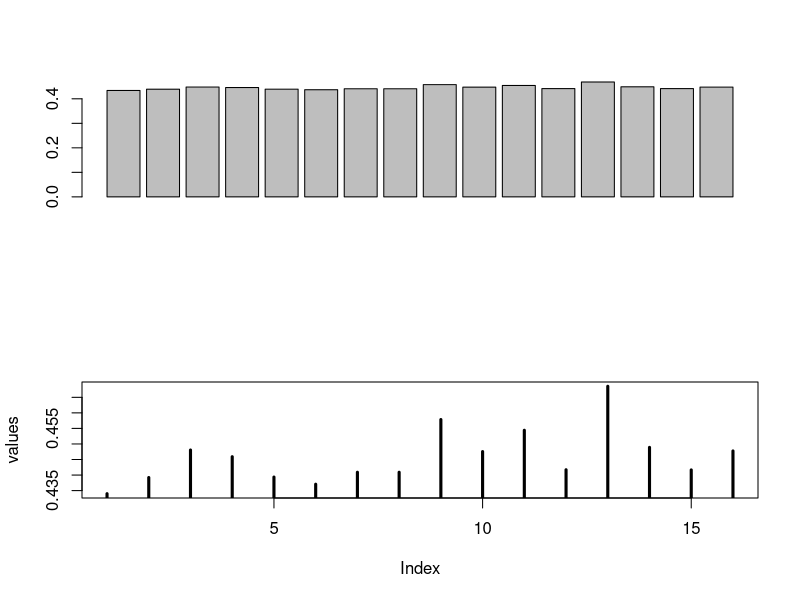
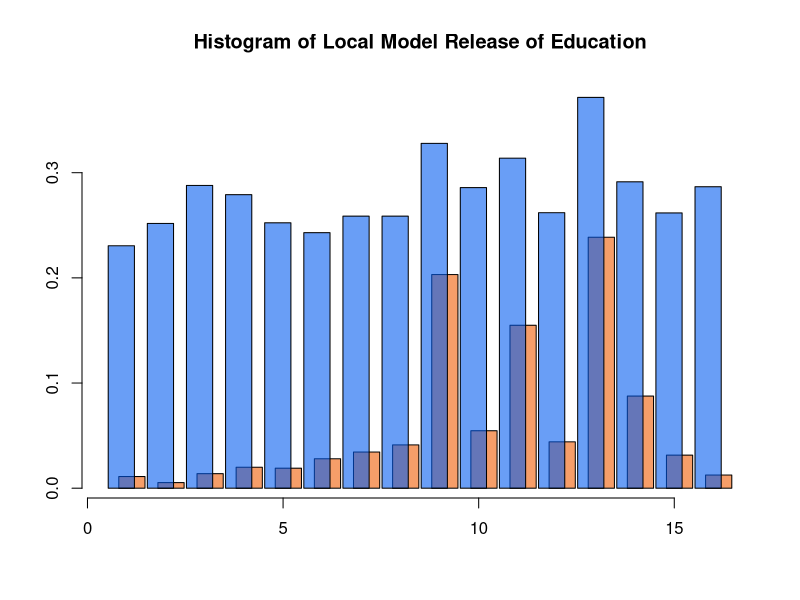

Write the R code that produced these figures, in order. (Note: this script raises an error after producing the figures.)
##
##  localRelease.r
##
##  demonstrate local model of differential privacy
##
##  jH 2019.3.29
##

rm(list=ls())		# Remove any objects in memory
set.seed(123)

#### Release Functions ####

localRelease <- function(x, values=c(-1,1), epsilon){
	draw <- runif(n=1, min=0, max=1)
	cutoff <- 1/(1+exp(epsilon))
	if(draw<cutoff){
		return(values[!values%in%x])		
	}else{
		return(x)
	}
}


correction <- function(release, epsilon){
	inflation <- (exp(epsilon) + 1)/(exp(epsilon) - 1)
	expectation <- mean(release * inflation)
	return(expectation)
}


correction01 <- function(release, epsilon, sensitivity=1){
	inflation <- (exp(epsilon/sensitivity) + 1)/(exp(epsilon/sensitivity) - 1)
	release.trans <- (release-0.5)*2
	expectation <- release.trans * inflation
	expectation.trans <- expectation/2 + 0.5
	return(expectation.trans)
}



# Random draw from Laplace distribution
#
# mu numeric, center of the distribution
# b numeric, spread
# size integer, number of draws
# 
# return Random draws from Laplace distribution
# example:
# 
# rlap(size=1000)

rlap = function(mu=0, b=1, size=1) {
    p <- runif(size) - 0.5
    draws <- mu - b * sgn(p) * log(1 - 2 * abs(p))
    return(draws)
}

# Sign function
# 
# Function to determine what the sign of the passed values should be.
#
# x numeric, value or vector or values
# return The sign of passed values
# example:
#
# sgn(rnorm(10))

sgn <- function(x) {
    return(ifelse(x < 0, -1, 1))
}

## Bound/Censor/Clip a variable to a range
clip <- function(x, lower, upper){
	x.clipped <- x
	x.clipped[x.clipped<lower] <- lower
	x.clipped[x.clipped>upper] <- upper
	return(x.clipped)	
}

## Sample with replacement from a vector
bootstrap <- function(x, y=NULL, n){
	index <- sample(x=1:length(x), size=n, replace=TRUE) 

	if(is.null(y)){
		return(x[index])
	}else{
		return(list(x=x[index], y=y[index]))
	}
}



library("foreign")
PUMSdata <- read.csv(file="../../data/FultonPUMS5full.csv")   

data <- PUMSdata$educ    		# variable for means



## Differentially private histogram for integers
localHistogramRelease <- function(x, lower, upper, nbins=0, epsilon){
	n <- length(x)
	if(nbins==0){
		lower <- floor(lower)
		upper <- ceiling(upper)
		bins <- lower:upper   
        nbins <- length(bins)
    }

    x.clipped <- clip(x=x, lower=lower, upper=upper)

	sensitivity <- 2
	scale <- sensitivity / epsilon

	sensitiveValue <- DPrelease <- rep(NA,nbins)
	for(i in 1:length(bins)){
		sensitiveValue[i] <- sum(x.clipped==bins[i])
		DPrelease[i] <- localRelease(sensitiveValue[i], values=c(0,1), epsilon=epsilon/2)
	}


	return(list(release=DPrelease, true=sensitiveValue, codebook=bins))
}

nboot <- 20000
data1 <- bootstrap(data, n=nboot)






truefrac <- function(x, lower, upper){
	fractions <- hist(x, breaks=(lower:(upper+1)-0.5), plot=FALSE)$density
	return(fractions)
}

out1 <- matrix(NA, nrow=nboot, ncol=16)
for(i in 1:nboot){
	out1[i,] <- localHistogramRelease(x=data1[i], lower=1, upper=16, epsilon=0.5)$release
}


values <- apply(out1,2,mean)


par(mfcol=c(2,1))

barplot(values)
plot(values, type="h", lwd=3)





showHistLocal <- function(DPrelease, true, codebook, main="Histogram"){

	semi.blue <- rgb(0,90,239,150,maxColorValue=255)          # Slightly transparent colors
	semi.red  <- rgb(239,90,0,150,maxColorValue=255)

	allylim <- c(min(c(DPrelease,true), na.rm = TRUE), max(c(DPrelease, true), na.rm = TRUE))
	granularity <- (max(codebook) - min(codebook))/(length(codebook)-1)

	allxlim <- c(min(codebook) - 0.5*granularity, max(codebook + 0.5*granularity))

    # Build empty plot
	plot.new()
	plot.window( xlim=allxlim, ylim=allylim)
	title(main = main)
	axis( side=1 )
	axis( side=2 )

	tiny <- granularity*0.03 # slight spacing between bars
	overlap <- granularity*0.2 # some small overlap between sensitive and DP values

	for(i in 1:length(codebook)){
		rect(xleft=codebook[i]-overlap, ybottom=0, xright=codebook[i]+0.5*granularity-tiny, ytop=true[i], col=semi.red)
		rect(xleft=codebook[i]-0.5*granularity+tiny, ybottom=0, xright=codebook[i]+overlap, ytop=DPrelease[i], col=semi.blue)
	}
}


values <- apply(out1,2,mean)
DPmeans <- correction01(values, epsilon=0.5)
true <- truefrac(data1, lower=1, upper=16)

par(mfcol=c(1,1))
showHistLocal(DPrelease=DPmeans, true=true, codebook=1:16, main="Histogram of Local Model Release of Education")

dev.copy2pdf(file="./figs/localEducHist.pdf")

#### Actual libraries for hash functions
#install.packages("openssl")
library("openssl")
sha256(c("james","salil","james"), key="my_secret")


#### Terrible Hash Functions
# use first letter of string
thash <- function(x){
	x <- tolower(x)
	hash<-NULL
	for(i in 1:length(x)){
		first.letter <- substr(x[i], start=1, stop=1)
		temp <- which(first.letter==letters)      
		hash <- c(hash, max(temp,0))         # max helps map nonletters to 0
	}
	return(hash)
}

# use last letter of string
thash2 <- function(x){
	x <- tolower(x)
	hash<-NULL
	for(i in 1:length(x)){
		last.letter <- substr(x[i], start=nchar(x[i]), stop=nchar(x[i]))
		temp <- which(last.letter==letters)      
		hash <- c(hash, max(temp,0))         # max helps map nonletters to 0
	}
	return(hash)
}


#### Discover Species Names

data("iris")

names <- bootstrap(iris$Species, n=5000) 
names.hash <- thash(names)

out2 <- out3 <- matrix(NA, nrow=length(names), ncol=27)

for(i in 1:length(names.hash)){
	out2[i,] <- localHistogramRelease(x=names.hash[i], lower=0, upper=26, epsilon=0.5)$release
}


names.hash2 <- thash2(names)
for(i in 1:length(names.hash)){
	out3[i,] <- localHistogramRelease(x=names.hash2[i], lower=0, upper=26, epsilon=0.5)$release
}


values <- apply(out2,2,mean)
DPmeans <- correction01(values, epsilon=0.5)
true <- truefrac(names.hash, lower=0, upper=26)


showHistLocal(DPrelease=DPmeans, true=true, codebook=0:27, main="Histogram of Local Model Release of Name Hash")



#### Show Client-SFP for string discovery ####

clientSFP <- function(x, epsilon, myhash){
	a <- 1 # Correct this
	l <- 1 # Correct this
	b <- substr(x,start=l,stop=l)
	return(list(a=a, b=b, l=l))
}

x<- bootstrap(iris$Species, n=10000)
l <- rep(1,length(x))
b <- rep("a",length(x))
out4 <- matrix(NA, nrow=length(x), ncol=27)
myepsilon <- 2


for(i in 1:length(x)){
	release <- clientSFP(x[i], epsilon=myepsilon, myhash=thash)
	out4[i,] <- release$a
	b[i] <- release$b
	l[i] <- release$l
}


# Show identified hash

codebook<- 0:26
values <- apply(out4,2,mean)
DPmeans <- correction01(values, epsilon=myepsilon)
true <- truefrac(thash(x), lower=0, upper=26)

showHistLocal(DPrelease=DPmeans, true=true, codebook=0:27, main="Histogram of Local Model Release of Name Hash")
dev.copy2pdf(file="./figs/localHashHist.pdf")



# Piece together puzzle

Threshold <- 0.1
discovered <- which(DPmeans>Threshold) 

cat("Actual Names: \n")
cat(paste(sort(unique(iris$Species)), "\n"))

for(j in 1:length(discovered)){
	flag <- out4[,discovered[j]] == 1
	temp.b <- b[flag]
	temp.l <- l[flag]
	t <- table(temp.b,temp.l)
	print(t)
	size <- ncol(t)
	word <- rep("",size)
	for(k in 1:ncol(t)){
		word[k]<-row.names(t)[which(t[,k]==max(t[,k]))][1]
	}
	print(word)
}
